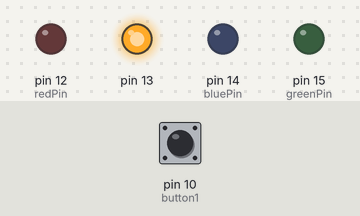
Recording of a sketch running on a simulated Arduino Uno, built with avr-gcc and run on an emulated ATmega328P. Parts: output pins drawn as LEDs (lit = HIGH). The inputs (shaded band) are chosen by the test bench; at power-on: pin 10 (button1) HIGH.

Above: at 1.8 s.
1.9 s: pin 10 (button1) pulled LOW for 0.3 s
At 2.4 s:
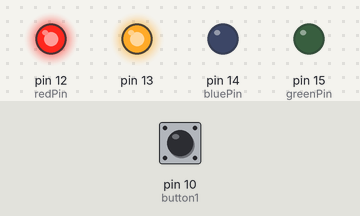
At 2.9 s:
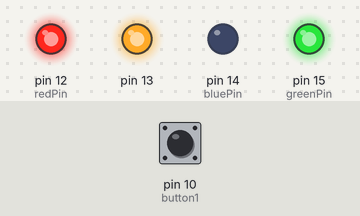
Timing chart, 0 to 6.0 s (numbered marks = the images above; inputs shaded):
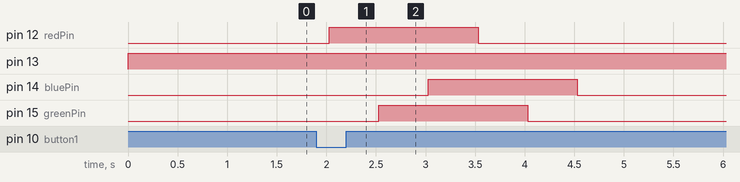

Measured:
- after the input at 1.9 s, pin 12 (redPin): LOW → HIGH after 0.13 s, → LOW 1.5 s later; pin 14 (bluePin): LOW → HIGH after 1.1 s, → LOW 1.5 s later; pin 15 (greenPin): LOW → HIGH after 0.63 s, → LOW 1.5 s later

The sketch:

testButton.ino
```cpp
int button1 = 10;
boolean buttonUp = true;
int redPin =  12;
int greenPin =  15;
int bluePin =  14;

// The setup() method runs once, when the sketch starts

void setup()   {
  // initialize the digitals pin as an outputs
  pinMode(redPin, OUTPUT);
  pinMode(greenPin, OUTPUT);
  pinMode(bluePin, OUTPUT);
  pinMode(13, OUTPUT);
  pinMode(button1, INPUT);
  digitalWrite(button1, LOW);
}

// the loop() method runs over and over again,

void loop()
{
  digitalWrite(13, HIGH);
  delay(500);
  if(digitalRead(button1) != HIGH && buttonUp == true) {
    test();
    buttonUp = false;
    }
    else if(digitalRead(button1) == HIGH && buttonUp != true) {
      buttonUp = true;
    }

   delay(10);
}

void test()
{
  digitalWrite(redPin, HIGH);
  delay(500);
  digitalWrite(greenPin, HIGH);
  delay(500);
  digitalWrite(bluePin, HIGH);
  delay(500);
  digitalWrite(redPin, LOW);
  delay(500);
  digitalWrite(greenPin, LOW);
  delay(500);
  digitalWrite(bluePin, LOW);
  delay(500);
}
```
